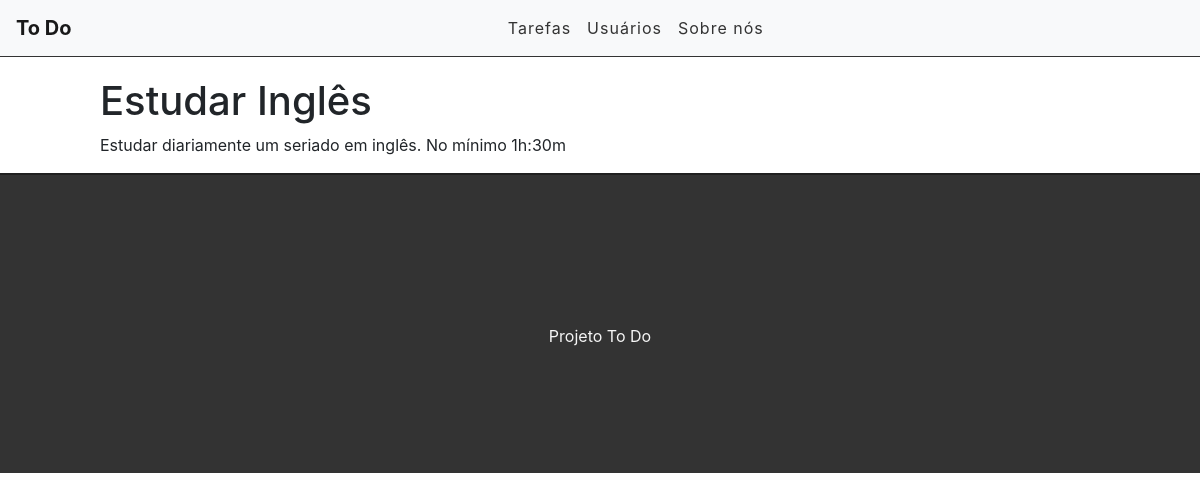
Page /task/8 on the committed database.
### tasks/models.py (models this page shows, shortened)
class Task(models.Model):
    STATUS = (
        ('doing', 'Doing'),
        ('done', 'Done'),
    )
    title = models.CharField(max_length=255)
    description = models.TextField()
    done = models.CharField(
        max_length=5,
        choices=STATUS,
    )
    created_at = models.DateTimeField(auto_now_add=True)
    updated_at = models.DateTimeField(auto_now=True)

### tasks/views.py (the view)
# urls.py: path('task/<int:id>', views.taskview, name='task-view'),
def taskview(request, id):
    task = get_object_or_404(Task, pk=id)
    return render(request, 'tasks/task.html', {'task': task})

### tasks/templates/tasks/task.html (shortened to what this page needs)
{% extends 'base.html' %}
{% block content %}
<div class="offset-1 col-10 list-div">
    <h1>{{task.title}}</h1>
    <p>{{task.description}}</p>
</div>
{% endblock %}

### tasks/static/css/styles.css (style rules this page uses)
.list-div { padding: 0; }

### rows in the picture
Task: title "Estudar Inglês", description "Estudar diariamente um seriado em inglês. No mínimo 1h:30m"
